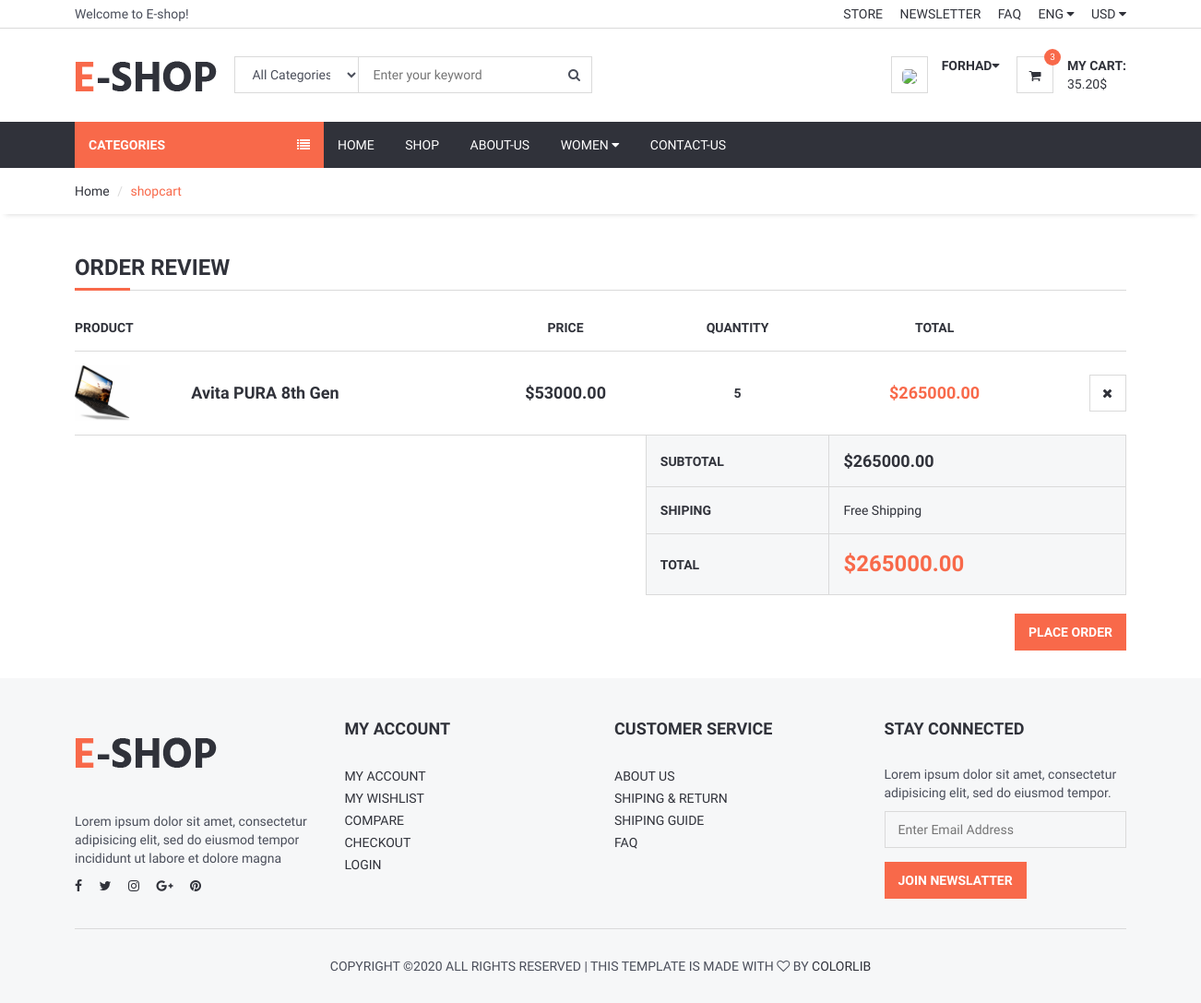
Screenshot of /shopcart/ (signed in) with the database file from the repository.
### order/models.py (models this page shows, shortened)
class ShopCart(models.Model):
    user = models.ForeignKey(User, on_delete=models.SET_NULL, null=True)
    product = models.ForeignKey(Product, on_delete=models.SET_NULL, null=True)
    quantity = models.IntegerField()
    @property
    def amount(self):
        return (self.quantity * self.product.price)

### product/models.py (models this page shows, shortened)
class Product(models.Model):
    STATUS = (
        ('True', 'True'),
        ('False', 'False'),
    )
    category = models.ForeignKey(Category, on_delete=models.CASCADE)  # many to one relation with Category
    title = models.CharField(max_length=150)
    keywords = models.CharField(max_length=255)
    description = models.TextField(max_length=255)
    image = models.ImageField(upload_to='images/', null=False)
    price = models.DecimalField(max_digits=12, decimal_places=2, default=0)
    amount = models.IntegerField(default=0)
    minamount = models.IntegerField(default=3)
    detail = RichTextUploadingField()
    slug = models.SlugField(null=False, unique=True)
    status = models.CharField(max_length=10, choices=STATUS)
    create_at = models.DateTimeField(auto_now_add=True)
    update_at = models.DateTimeField(auto_now=True)
    def __str__(self):
        return self.title
    def image_tag(self):
        return mark_safe('<img src="{}" height="50"/>'.format(self.image.url))
    image_tag.short_description = 'Image'

### order/views.py (the view)
# urls.py: path('shopcart/', OrderViews.shopcart, name='shopcart'),
def shopcart(request):
    category = Category.objects.all()
    current_user = request.user  # Access User Session information
    shopcart = ShopCart.objects.filter(user_id=current_user.id)
    total=0
    for rs in shopcart:
        total += rs.product.price * rs.quantity
    context = {'shopcart': shopcart,
               'category': category,
               'total': total}
    return render(request, 'shopcart_products.html', context)

### order/templates/shopcart_products.html (shortened to what this page needs)
{% extends 'homebase.html' %}
{% block sidebar %} {% include 'sidebar.html' %} {% endblock %}
{% block body %}
	<div id="breadcrumb">
		<div class="container">
			<ul class="breadcrumb">
				<li><a href="/">Home</a></li>
				<li class="active">shopcart</li>
			</ul>
		</div>
	</div>
	<div class="section">
		<div class="container">
			<div class="row">
				<div class="col-md-12">
						<div class="order-summary clearfix">
							<div class="section-title">
								<h3 class="title">Order Review</h3>
							</div>
							<table class="shopping-cart-table table">
								<thead>
									<tr>
										<th>Product</th>
										<th></th>
										<th class="text-center">Price</th>
										<th class="text-center">Quantity</th>
										<th class="text-center">Total</th>
										<th class="text-right"></th>
									</tr>
								</thead>
								<tbody>
								{% for rs in shopcart %}
									<tr>
										<td class="thumb"><img src="{{rs.product.image.url}}" alt=""></td>
										<td class="details"><a href="/product/{{rs.product.id}}/{{rs.product.slug}}">{{rs.product}}</a></td>
										<td class="price text-center"><strong>${{rs.product.price}}</strong><br></td>
										<td class="qty text-center"><strong>{{rs.quantity}}</strong></td>
										<td class="total text-center"><strong class="primary-color">${{rs.amount}}</strong></td>
										<td class="text-right"><a href="/order/deletefromcart/{{ rs.id }}" onclick="return confirm('Delete ! Are you sure?')" class="main-btn icon-btn"><i class="fa fa-close"></i></a></td>
									</tr>
						        {% endfor %}
								</tbody>
								<tfoot>
									<tr>
										<th class="empty" colspan="3"></th>
										<th>SUBTOTAL</th>
										<th colspan="2" class="sub-total">${{total}}</th>
									</tr>
									<tr>
										<th class="empty" colspan="3"></th>
										<th>SHIPING</th>
										<td colspan="2">Free Shipping</td>
									</tr>
									<tr>
										<th class="empty" colspan="3"></th>
										<th>TOTAL</th>
										<th colspan="2" class="total">${{total}}</th>
									</tr>
								</tfoot>
							</table>
							<div class="pull-right">
								<button class="primary-btn">Place Order</button>
							</div>
						</div>
					</div>
			</div>
		</div>
	</div>
{% endblock %}

### home/templates/header.html (shortened to what this page needs)
{% load static %}
	<header>
		<div id="top-header">
			<div class="container">
				<div class="pull-left">
					<span>Welcome to E-shop!</span>
				</div>
				<div class="pull-right">
					<ul class="header-top-links">
						<li><a href="#">Store</a></li>
						<li><a href="#">Newsletter</a></li>
						<li><a href="#">FAQ</a></li>
						<li class="dropdown default-dropdown">
							<a class="dropdown-toggle" data-toggle="dropdown" aria-expanded="true">ENG <i class="fa fa-caret-down"></i></a>
						</li>
						<li class="dropdown default-dropdown">
							<a class="dropdown-toggle" data-toggle="dropdown" aria-expanded="true">USD <i class="fa fa-caret-down"></i></a>
						</li>
					</ul>
				</div>
			</div>
		</div>
		<div id="header">
			<div class="container">
				<div class="pull-left">
					<div class="header-logo">
						<a class="logo" href="#">
							<img src="{% static './img/logo.png' %}" alt="">
						</a>
					</div>
					<div class="header-search">
						<form action="/search/" method="post">
							<input id="query" name="query" class="input search-input" type="text" placeholder="Enter your keyword">
							<select name="catid" class="input search-categories">
								<option value="0">All Categories</option>
								{% load mptt_tags %}
							</select>
							<button class="search-btn"><i class="fa fa-search"></i></button>
						</form>
					</div>
				</div>
				<div class="pull-right">
					<ul class="header-btns">
						<li class="header-account dropdown default-dropdown">
							{% if user.id is not None  %}
								<div class="dropdown-toggle" role="button" data-toggle="dropdown" aria-expanded="true">
									<div class="header-btns-icon">
										 <img src="{{ request.session.userimage }}" style="height: 40px; border-radius: 30%">
									</div>
									<strong class="text-uppercase">{{user.first_name}}<i class="fa fa-caret-down"></i></strong>
								</div>
							{% else %}
							<a href="/login" class="text-uppercase"><b>Login</b></a> / <a href="/signup" class="text-uppercase"><b>Signup</b></a>
							{% endif %}
						</li>
						<li class="header-cart dropdown default-dropdown">
							<a href="/shopcart">
								<div class="header-btns-icon">
									<i class="fa fa-shopping-cart"></i>
									<span class="qty">3</span>
								</div>
								<strong class="text-uppercase">My Cart:</strong>
								<br>
								<span>35.20$</span>
							</a>
						</li>
					</ul>
				</div>
			</div>
		</div>
	</header>

### rows the page displays
ShopCart: product.image (picture), product "Avita PURA 8th Gen", product.price "53000.00", quantity "5", amount "265000.00"

### other values shown
{{ user.first_name }} "FORHAD"
{{ total }} "265000.00"
